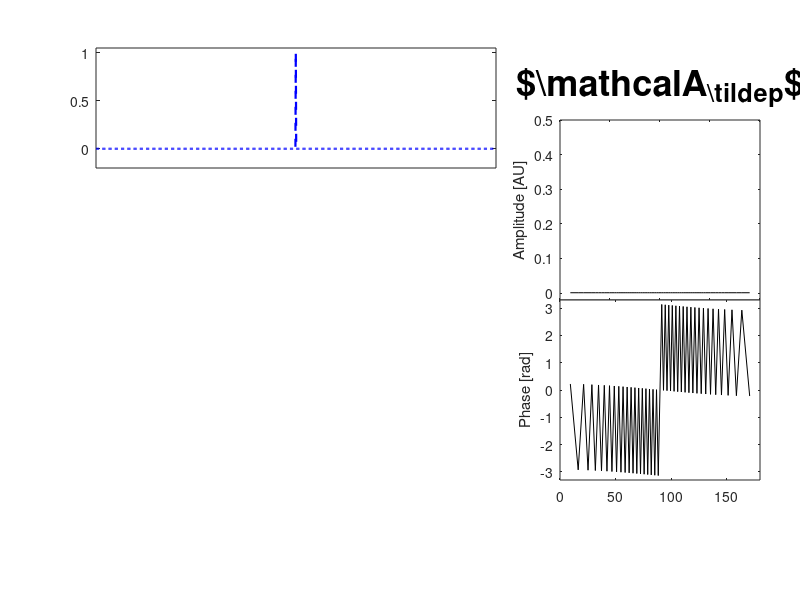

MATLAB code for this plot: (Note: this script raises an error after producing the figure.)
%**************************************************************************
%
% ASA Reconstruction Visualizer
%
%   Function plots shows a visualization of angular spectrum
%   reconstruction.
%
%              Scott Schoen Jr | Georgia Tech | 20170110
%
%**************************************************************************

clear all
close all
clc

% Set frequency of source
f0 = 25E3; % [Hz]
omega = 2.*pi.*f0;
c0 = 343; % [m/s]
k0 = omega./c0;
lambda0 = c0./f0;

% Set dimensions
sourcePlaneWidth = 0.5; % [m]
Nx = 2^(10);
reconstructionDepth = 0.5; % [m]

% Create spatial distribution at source location
xVector = linspace( -sourcePlaneWidth./2, sourcePlaneWidth./2, Nx );
sigma = 0.05;
A = exp( -(xVector - 0.05).^(2)./sigma.^(2) ) ...
    + sin( 3.*pi.*xVector./sourcePlaneWidth ) ...
    + sin( 7.9.*pi.*xVector./sourcePlaneWidth );
A = abs(A)./max(abs(A));
A = 0.*xVector;
A( round(Nx./2) ) = 1;

% Get angular spectrum at source plane
AS0 = fftshift( fft(A) );

% Now create wavenumber vector
dx = xVector(2) - xVector(1);
dkx = 2.*pi./dx;
lengthIndex = floor( length(xVector)./2 );
kxVector = (1./Nx).*(-lengthIndex : lengthIndex ).*dkx;

% Create vector for plotting 
% xPlot = linspace( -1E3.*sourcePlaneWidth, 1E3.*sourcePlaneWidth, 2E3.*Nx );
xPlot = linspace( -sourcePlaneWidth, sourcePlaneWidth, Nx );
zPlot = linspace( -reconstructionDepth, 0, Nx );
[xP, zP] = meshgrid( xPlot, zPlot );

% Create vector to hold sum of contributions at each frequency
sumOfContributions = 0.*xPlot;

% Store to output vectors
thetaVec = acos( kxVector(1:end-1)./k0 );
thetaVec( imag(thetaVec) ~= 0 ) = NaN; % For plotting
ampVec = abs( AS0 );
phaseVec = angle( AS0 );

% Variable to hold movie
M = [];

% Create figure
figure(1)
set( gcf, 'Position', [50, 75, 1800, 900] );

needToCreateAxes = 1;

% Create axes to plot summation of components at z = 0
summationAxes = axes();
set( summationAxes, 'Position', [0.12, 0.72, 0.5, 0.2] );
ylim( [-0.2, 1.05] );
xlim( [min(xVector), max(xVector)] );
set( gca, 'YTick', 0:0.5:1, 'XTick', [] );
hold all;
box on;
% Plot source signal
plot( xVector, A, '--b', 'LineWidth', 1.6 );

% Create axes for amplitude and phase of the angular spectrum
asMagnitudeAxes = axes();
set( asMagnitudeAxes, 'Position', [0.7, 0.5, 0.25, 0.3], ...
    'XTickLabel', '');
hold all;
box on;
% Plot amplitude
plot( asMagnitudeAxes, thetaVec.*180./pi, ampVec./Nx, 'k' );
ylabel( 'Amplitude [AU]' );
ylim( [-0.02, 0.5] );
xlim([0, 180]);
set( gca, 'XTick', [0, 45, 90, 135, 180] );
title( '$\mathcal{A}_{\tilde{p}}$', 'FontSize', 26 );

asPhaseAxes = axes();
set( asPhaseAxes, 'Position', [0.7, 0.2, 0.25, 0.3] );
hold all;
box on;

% Plot Phase
plot( asPhaseAxes, thetaVec.*180./pi, phaseVec, 'k' );

xlim([0, 180]);
ylabel('Phase [rad]');
ylim( 1.05.*[-pi, pi] );
ax = gca;
ax.YTick = [-pi, -pi/2, 0, pi/2, pi];
ax.YTickLabel = ...
    {'$-\pi$';'$-\frac{\pi}{2}$';'$0$';'$\frac{\pi}{2}$';'$\pi$'};
ax.XTick = [0, 45, 90, 135, 180];
xlabel( '$\theta_{x}$ [deg]' );

% Loop from end so we're increasing theta
for kxCount = Nx:-1:1
    
    % Get angle of propagation for this spatial frequency
    kx = kxVector( kxCount );
    kz = sqrt( k0.^(2) - kx.^(2) );
    
    % Delete old current contribution line (whther or not we'll plot a new
    % one)
    existingContributionLine = ...
        findobj( 'Tag', 'currentContribtutionLine' );
    contributionLineExists = ~isempty( existingContributionLine );
    if contributionLineExists
        delete(currentContribution); 
    end
    
    if isreal( kz )
        
        % Get propagation angle
        theta = acos( kx./k0 );
        
        % Get magnitude and phase of this contribution
        amplitude = abs( AS0( kxCount ) )./Nx;
        phi = mod( angle( AS0( kxCount ) ), 2.*pi );
        
        % Get component of phase in x
        xPhase = phi./cos(theta);
        
        % Create the wavefront axes
        % For some reason doing this outside the loop caused the colorplot
        % to be all black until you clicked on it, and then it would start
        % updating.
        if needToCreateAxes
            
            waveFrontAxes = axes();
            set( waveFrontAxes, 'Position', [0.12, 0.12, 0.5, 0.6] );
            hold all;
            box on;
            
            ylim( [-reconstructionDepth, 0] );
            ylabel( '$z$-Position [m]', 'FontSize', 22 );
            
            xlim( [min(xVector), max(xVector)] );
            xlabel( '$x$-Position [m]', 'FontSize', 22 );
            
            % Set flag so we only do this once
            needToCreateAxes = 0;
            
        end
        
        % Plot wavefield for this frequency kz
        pField = amplitude.*exp( 1j.*(kx.*xP + kz.*zP + phi ) );
        pcolor( waveFrontAxes, xP, zP, real( pField ) );
        shading flat;
        normValue = 0.2;
        caxis( [-normValue, normValue] );
        
        % Get contribution of this spatial frequency
        yPlot = amplitude.*real( exp( 1j.*(kx.*(xPlot - sourcePlaneWidth./2) + phi) ) );

        
        % Also plot in gray to remain on plot
        previousContributions = plot( summationAxes, ...
            xPlot, yPlot, ...
            'Color', 0.6.*[1, 1, 1], ...
            'LineWidth', 1 );
        
        % Add into summation and plot that
        sumOfContributions = sumOfContributions + yPlot;
        if exist('sumLine', 'var')
            delete(sumLine); % Delete old one
        end
        sumLine = plot( summationAxes, ...
            xPlot, sumOfContributions, 'b', ...
            'LineWidth', 1.2 ); % Plot new one
        
        % Plot spatial contribution on summation axes
        currentContribution = plot( summationAxes, ...
            xPlot, yPlot, 'k', 'Tag', 'currentContribtutionLine' );
        
        % Display the current angle
        titleString = sprintf( ...
            '$\\theta_{x} = %3d^{\\circ}$', round(180.*theta./pi) );
        title( summationAxes, titleString );
        
        % Plot indicator on angluar spectrum plots
        currentIndicators = findobj( 'Tag', 'ASIndicator' );
        if ~isempty( currentIndicators );
            delete( currentIndicators );
        end
        plot( asMagnitudeAxes, ...
            thetaVec(kxCount).*180./pi, ampVec(kxCount)./Nx, ...
            'ro', 'Tag', 'ASIndicator' );
        plot( asPhaseAxes, ...
            thetaVec(kxCount).*180./pi, phaseVec(kxCount), ...
            'ro', 'Tag', 'ASIndicator' );
        
        % Save the frame
        drawnow;
        M = [M, getframe(gcf)];
        
    end
    
end
